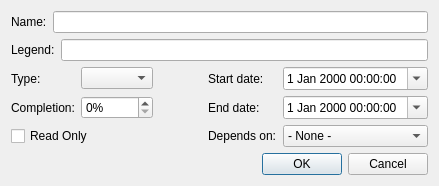
<ui version="4.0" >
 <class>EntryDialog</class>
 <widget class="QDialog" name="EntryDialog" >
  <property name="geometry" >
   <rect>
    <x>0</x>
    <y>0</y>
    <width>439</width>
    <height>171</height>
   </rect>
  </property>
  <layout class="QVBoxLayout" >
   <item>
    <layout class="QHBoxLayout" >
     <item>
      <widget class="QLabel" name="label" >
       <property name="text" >
        <string>Name:</string>
       </property>
      </widget>
     </item>
     <item>
      <widget class="QLineEdit" name="name" />
     </item>
    </layout>
   </item>
   <item>
    <layout class="QHBoxLayout" >
     <item>
      <widget class="QLabel" name="label_6" >
       <property name="text" >
        <string>Legend:</string>
       </property>
      </widget>
     </item>
     <item>
      <widget class="QLineEdit" name="legend" />
     </item>
    </layout>
   </item>
   <item>
    <layout class="QGridLayout" >
     <item row="0" column="0" >
      <widget class="QLabel" name="label_2" >
       <property name="text" >
        <string>Type:</string>
       </property>
      </widget>
     </item>
     <item row="0" column="1" >
      <widget class="QComboBox" name="type" />
     </item>
     <item row="0" column="2" >
      <spacer>
       <property name="orientation" >
        <enum>Qt::Horizontal</enum>
       </property>
       <property name="sizeHint" >
        <size>
         <width>41</width>
         <height>20</height>
        </size>
       </property>
      </spacer>
     </item>
     <item row="0" column="3" >
      <widget class="QLabel" name="label_3" >
       <property name="text" >
        <string>Start date:</string>
       </property>
      </widget>
     </item>
     <item row="0" column="4" >
      <widget class="QDateTimeEdit" name="startDate" >
       <property name="calendarPopup" >
        <bool>true</bool>
       </property>
      </widget>
     </item>
     <item row="1" column="0" >
      <widget class="QLabel" name="label_5" >
       <property name="text" >
        <string>Completion:</string>
       </property>
      </widget>
     </item>
     <item row="1" column="1" >
      <widget class="QSpinBox" name="completion" >
       <property name="suffix" >
        <string>%</string>
       </property>
       <property name="maximum" >
        <number>100</number>
       </property>
      </widget>
     </item>
     <item row="1" column="3" >
      <widget class="QLabel" name="label_4" >
       <property name="text" >
        <string>End date:</string>
       </property>
      </widget>
     </item>
     <item row="1" column="4" >
      <widget class="QDateTimeEdit" name="endDate" >
       <property name="calendarPopup" >
        <bool>true</bool>
       </property>
      </widget>
     </item>
     <item row="2" column="0" colspan="2" >
      <widget class="QCheckBox" name="readOnly" >
       <property name="text" >
        <string>Read Only</string>
       </property>
      </widget>
     </item>
     <item row="2" column="3" >
      <widget class="QLabel" name="dependsLabel" >
       <property name="text" >
        <string>Depends on:</string>
       </property>
      </widget>
     </item>
     <item row="2" column="4" >
      <widget class="QComboBox" name="depends" >
       <item>
        <property name="text" >
         <string>- None -</string>
        </property>
       </item>
      </widget>
     </item>
    </layout>
   </item>
   <item>
    <widget class="QDialogButtonBox" name="buttonBox" >
     <property name="orientation" >
      <enum>Qt::Horizontal</enum>
     </property>
     <property name="standardButtons" >
      <set>QDialogButtonBox::Cancel|QDialogButtonBox::NoButton|QDialogButtonBox::Ok</set>
     </property>
    </widget>
   </item>
  </layout>
 </widget>
 <resources/>
 <connections>
  <connection>
   <sender>buttonBox</sender>
   <signal>accepted()</signal>
   <receiver>EntryDialog</receiver>
   <slot>accept()</slot>
   <hints>
    <hint type="sourcelabel" >
     <x>248</x>
     <y>254</y>
    </hint>
    <hint type="destinationlabel" >
     <x>157</x>
     <y>274</y>
    </hint>
   </hints>
  </connection>
  <connection>
   <sender>buttonBox</sender>
   <signal>rejected()</signal>
   <receiver>EntryDialog</receiver>
   <slot>reject()</slot>
   <hints>
    <hint type="sourcelabel" >
     <x>316</x>
     <y>260</y>
    </hint>
    <hint type="destinationlabel" >
     <x>286</x>
     <y>274</y>
    </hint>
   </hints>
  </connection>
 </connections>
</ui>
